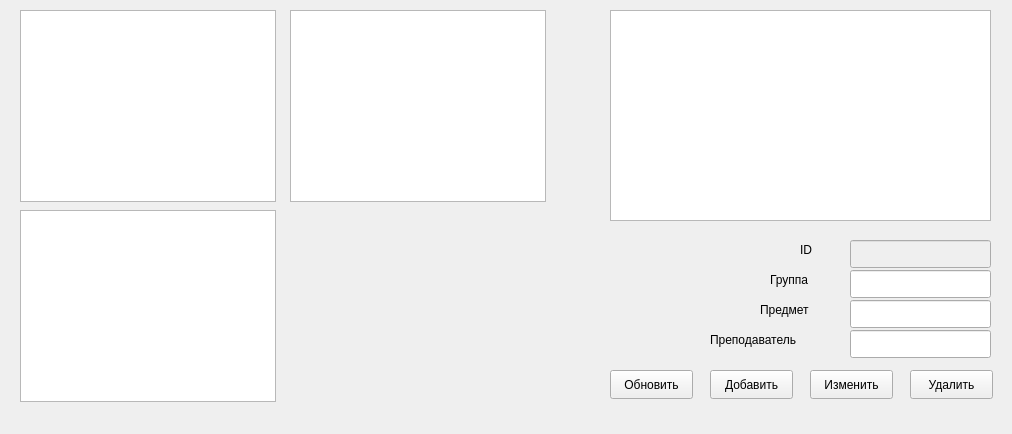
<?xml version="1.0" encoding="UTF-8"?>
<ui version="4.0">
 <class>Shedule</class>
 <widget class="QWidget" name="Shedule">
  <property name="geometry">
   <rect>
    <x>0</x>
    <y>0</y>
    <width>1012</width>
    <height>434</height>
   </rect>
  </property>
  <property name="windowTitle">
   <string>Form</string>
  </property>
  <widget class="QTableView" name="groupTable">
   <property name="geometry">
    <rect>
     <x>20</x>
     <y>10</y>
     <width>256</width>
     <height>192</height>
    </rect>
   </property>
  </widget>
  <widget class="QLabel" name="label_2">
   <property name="geometry">
    <rect>
     <x>770</x>
     <y>270</y>
     <width>111</width>
     <height>20</height>
    </rect>
   </property>
   <property name="text">
    <string>Группа</string>
   </property>
  </widget>
  <widget class="QTableView" name="subTable">
   <property name="geometry">
    <rect>
     <x>20</x>
     <y>210</y>
     <width>256</width>
     <height>192</height>
    </rect>
   </property>
  </widget>
  <widget class="QLineEdit" name="teacherLine">
   <property name="geometry">
    <rect>
     <x>850</x>
     <y>330</y>
     <width>141</width>
     <height>28</height>
    </rect>
   </property>
  </widget>
  <widget class="QPushButton" name="editButton">
   <property name="geometry">
    <rect>
     <x>810</x>
     <y>370</y>
     <width>83</width>
     <height>29</height>
    </rect>
   </property>
   <property name="text">
    <string>Изменить</string>
   </property>
  </widget>
  <widget class="QPushButton" name="addButton">
   <property name="geometry">
    <rect>
     <x>710</x>
     <y>370</y>
     <width>83</width>
     <height>29</height>
    </rect>
   </property>
   <property name="text">
    <string>Добавить</string>
   </property>
  </widget>
  <widget class="QPushButton" name="delButton">
   <property name="geometry">
    <rect>
     <x>910</x>
     <y>370</y>
     <width>83</width>
     <height>29</height>
    </rect>
   </property>
   <property name="text">
    <string>Удалить</string>
   </property>
  </widget>
  <widget class="QLabel" name="label_3">
   <property name="geometry">
    <rect>
     <x>760</x>
     <y>300</y>
     <width>91</width>
     <height>20</height>
    </rect>
   </property>
   <property name="text">
    <string>Предмет</string>
   </property>
  </widget>
  <widget class="QTableView" name="tableView">
   <property name="geometry">
    <rect>
     <x>610</x>
     <y>10</y>
     <width>381</width>
     <height>211</height>
    </rect>
   </property>
  </widget>
  <widget class="QLineEdit" name="idLine">
   <property name="enabled">
    <bool>false</bool>
   </property>
   <property name="geometry">
    <rect>
     <x>850</x>
     <y>240</y>
     <width>141</width>
     <height>28</height>
    </rect>
   </property>
  </widget>
  <widget class="QLabel" name="label">
   <property name="geometry">
    <rect>
     <x>800</x>
     <y>240</y>
     <width>31</width>
     <height>20</height>
    </rect>
   </property>
   <property name="text">
    <string>ID</string>
   </property>
  </widget>
  <widget class="QPushButton" name="pushButton">
   <property name="geometry">
    <rect>
     <x>610</x>
     <y>370</y>
     <width>83</width>
     <height>29</height>
    </rect>
   </property>
   <property name="text">
    <string>Обновить</string>
   </property>
  </widget>
  <widget class="QLineEdit" name="groupLine">
   <property name="geometry">
    <rect>
     <x>850</x>
     <y>270</y>
     <width>141</width>
     <height>28</height>
    </rect>
   </property>
  </widget>
  <widget class="QLabel" name="label_4">
   <property name="geometry">
    <rect>
     <x>710</x>
     <y>330</y>
     <width>121</width>
     <height>20</height>
    </rect>
   </property>
   <property name="text">
    <string>Преподаватель</string>
   </property>
  </widget>
  <widget class="QLineEdit" name="subLine">
   <property name="geometry">
    <rect>
     <x>850</x>
     <y>300</y>
     <width>141</width>
     <height>28</height>
    </rect>
   </property>
  </widget>
  <widget class="QTableView" name="teacherTable">
   <property name="geometry">
    <rect>
     <x>290</x>
     <y>10</y>
     <width>256</width>
     <height>192</height>
    </rect>
   </property>
  </widget>
 </widget>
 <resources/>
 <connections/>
</ui>
